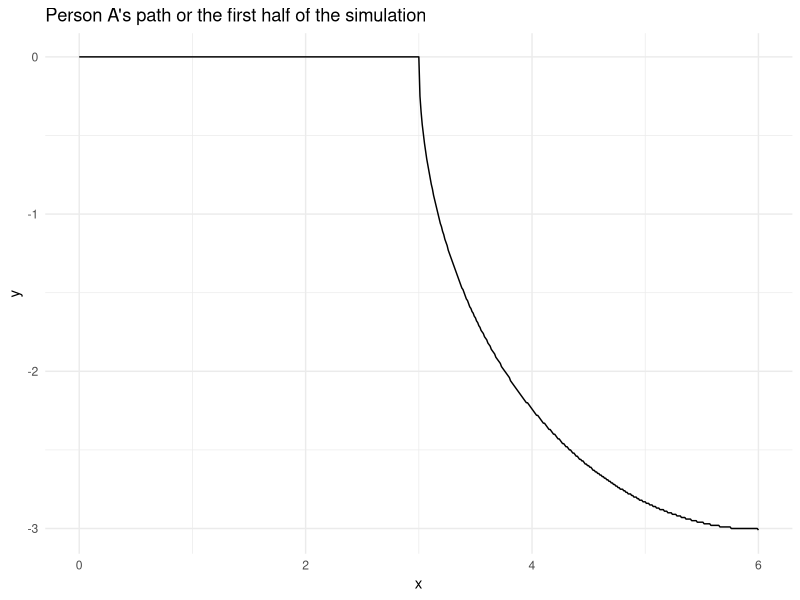
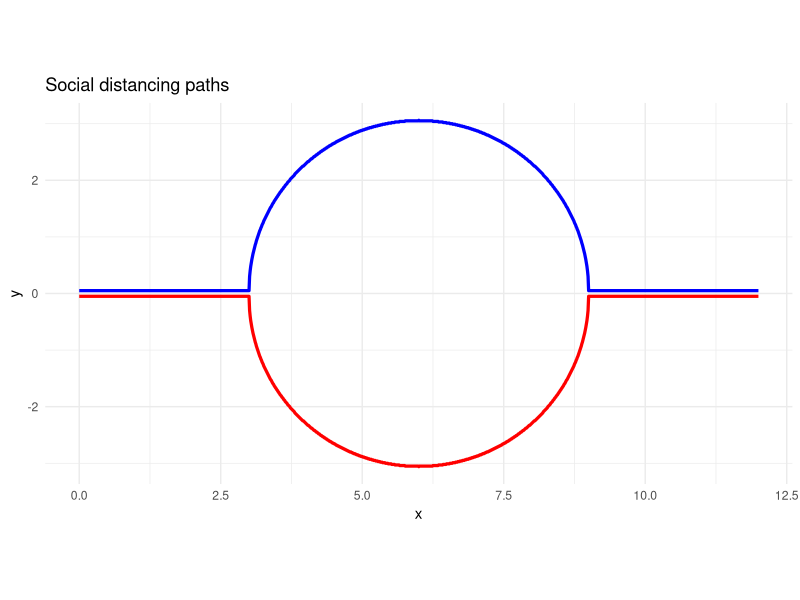
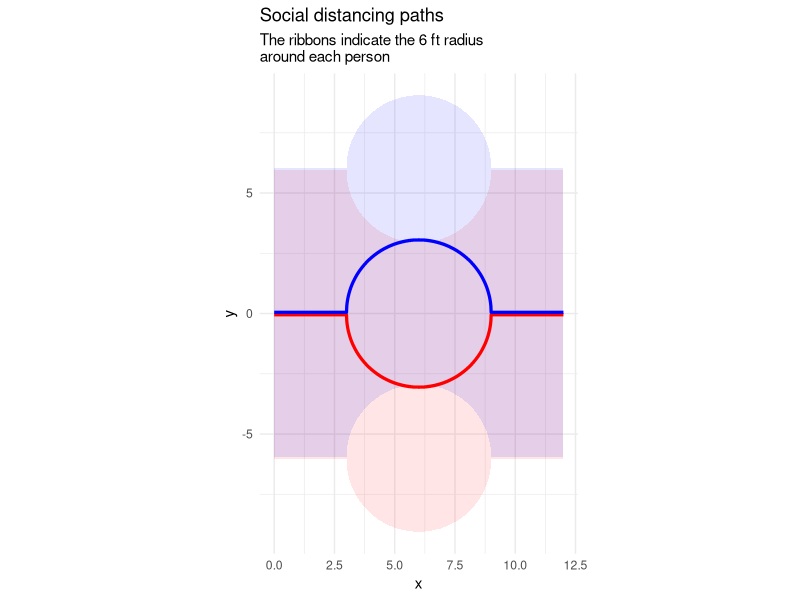

The R source for these figures, in order:
## ---- chunk 1
knitr::opts_chunk$set(echo = TRUE, comment = "#>")

library(glue)
library(ggforce)
library(gganimate)
library(tidyverse)

theme_set(theme_minimal())
## ---- chunk 2
time_step_size <- 0.01
minimum_distance <- 6
## ---- chunk 3
update_tracker <- function(pos, time_step, tracker_tib) {
    bind_rows(
        tracker_tib,
        tibble(x = pos[[1]], y = pos[[2]], t = time_step)
    )
}
## ---- chunk 4
move_person <- function(person, x, right = TRUE) {
    if (right) {
        person[[1]] <- person[[1]] + x
    } else {
        person[[1]] <- person[[1]] - x
    }
    return(person)
}
## ---- chunk 5
shift_person <- function(person, y, down = TRUE) {
    if (down) {
        person[[2]] <- person[[2]] - y
    } else {
        person[[2]] <- person[[2]] + y
    }
    return(person)
}
## ---- chunk 6
measure_distance <- function(a, b) {
    dist(matrix(c(a, b), nrow = 2, byrow = TRUE))[[1]]
}
## ---- chunk 7
A <- c(0, 0)
B <- c(12, 0)

A_tracker <- update_tracker(A, 0, tibble())
B_tracker <- update_tracker(B, 0, tibble())

for (t in seq(time_step_size, 6, time_step_size)) {
    A <- move_person(A, time_step_size)
    B <- move_person(B, time_step_size, right = FALSE)
    
    while (measure_distance(A, B) < minimum_distance) {
        A <- shift_person(A, 0.01, down = TRUE)
        B <- shift_person(B, 0.01, down = FALSE)
    }

    A_tracker <- update_tracker(A, t, A_tracker)
    B_tracker <- update_tracker(B, t, B_tracker)
}
## ---- chunk 8
A_tracker %>% 
    ggplot(aes(x = x, y = y)) +
    geom_line() +
    labs(title = "Person A's path or the first half of the simulation")
## ---- chunk 9
A_tracker <- bind_rows(
    A_tracker, 
    A_tracker %>% 
        mutate(x = 6 + x, y = rev(y), t = 6 + t) %>%
        filter(t != 6)
)

B_tracker <- bind_rows(
    B_tracker,
    B_tracker %>% 
        mutate(x = x - 6, y = rev(y), t = 6 + t) %>%
        filter(t != 6)
)

ppl_tracker <- inner_join(A_tracker,
                          B_tracker,
                          by = "t",
                          suffix = c("_A", "_B"))
## ---- chunk 10
ppl_tracker %>%
    mutate(y_A = y_A - 0.05,
           y_B = y_B + 0.05) %>%
    ggplot() +
    geom_line(aes(x = x_A, y = y_A), color = "red", size = 1.1) +
    geom_line(aes(x = x_B, y = y_B), color = "blue", size = 1.1) +
    coord_equal() +
    labs(x = "x", y = "y", 
         title = "Social distancing paths")
## ---- chunk 11
ppl_tracker %>%
    mutate(y_A = y_A - 0.05,
           y_B = y_B + 0.05) %>%
    ggplot() +
    geom_ribbon(aes(x = x_A, 
                    ymin = y_A-minimum_distance, ymax = y_A+minimum_distance), 
                fill = "red", color = NA, alpha = 0.1) +
    geom_ribbon(aes(x = x_B, 
                    ymin = y_B-minimum_distance, ymax = y_B+minimum_distance), 
                fill = "blue", color = NA, alpha = 0.1) +
    geom_line(aes(x = x_A, y = y_A), color = "red", size = 1.1) +
    geom_line(aes(x = x_B, y = y_B), color = "blue", size = 1.1) +
    coord_equal() +
    labs(x = "x", y = "y", 
         title = "Social distancing paths",
         subtitle = "The ribbons indicate the 6 ft radius\naround each person")
## ---- chunk 12
ppl_tracker %>%
    mutate(y_A = y_A - 0.05,
           y_B = y_B + 0.05) %>%
    filter(row_number() %% 20 == 0) %>%
    ggplot() +
    geom_point(aes(x = x_A, y = y_A), color = "red", size = 3) +
    geom_point(aes(x = x_B, y = y_B), color = "blue", size = 3) +
    geom_circle(aes(x0 = x_A, y0 = y_A, r = minimum_distance / 2),
                fill = "red", alpha = 0.1, color = NA) +
    geom_circle(aes(x0 = x_B, y0 = y_B, r = minimum_distance / 2),
                fill = "blue", alpha = 0.1, color = NA) +
    coord_equal() +
    labs(x = "x", y = "y", title = "Social distancing paths") +
    transition_states(t, transition_length = 0.01, 
                      state_length = 0, wrap = FALSE)
## ---- chunk 13
total_distance <- 0
for (i in seq(2, nrow(A_tracker))) {
    a <- c(A_tracker$x[[i - 1]], A_tracker$y[[i - 1]])
    b <- c(A_tracker$x[[i]], A_tracker$y[[i]])
    total_distance <- total_distance + measure_distance(a, b)
}

total_distance <- round(total_distance, 1)
